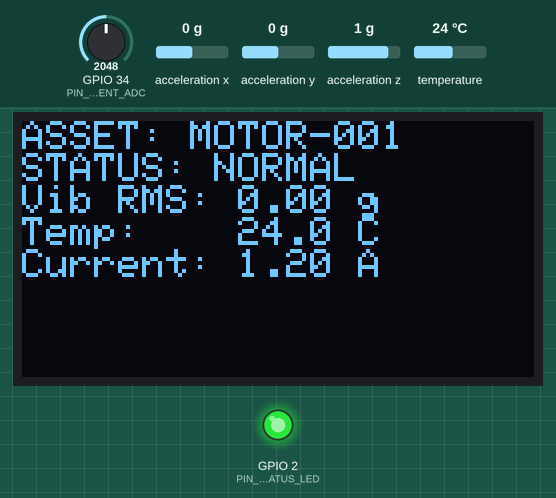
The sketch below on a simulated ESP32. On the bench: 128×64 one-colour display, output pins drawn as LEDs (lit = HIGH). Wiring (from diagram.json): MPU-6050 motion sensor at I2C address 0x68. The inputs (shaded band) are chosen by the test bench; at power-on: acceleration x 0 g, temperature 24 °C, GPIO 34 (PIN_CURRENT_ADC) = 2048, acceleration y 0 g, acceleration z 1 g (analog values on the 0–4095 scale). WiFi joins after 1.5 s; servers stay silent unless stated; storage starts empty; no MQTT or app messages arrive unless stated; what the sketch prints to the serial monitor is not drawn.

Above: at 3.5 s.
3.6 s: acceleration x set to -1.4 g
At 5.7 s:
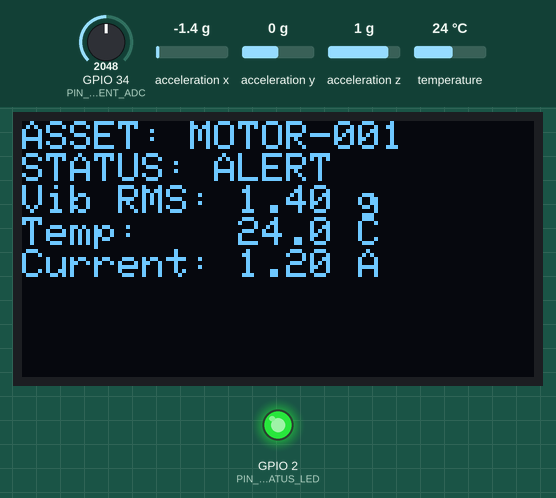
6.4 s: temperature set to 12 °C
At 7.3 s:
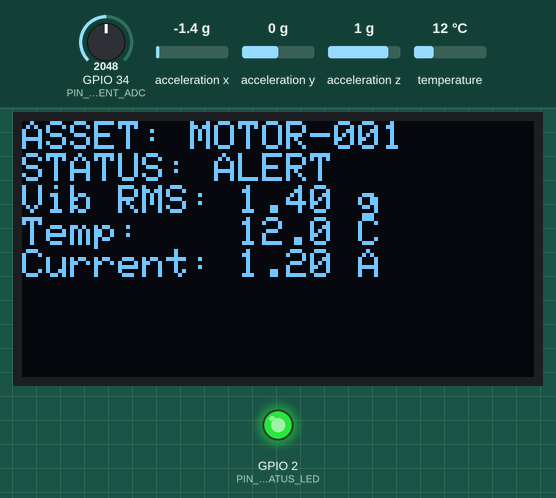
8.4 s: GPIO 34 (PIN_CURRENT_ADC) set to 2866
At 10.0 s:
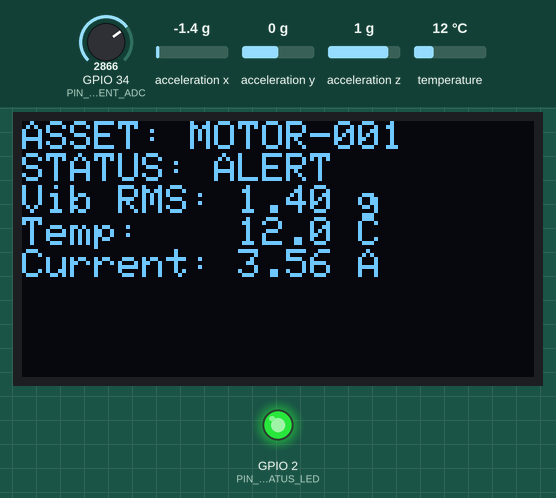
10.4 s: acceleration x set to -0.8 g
At 11.5 s:
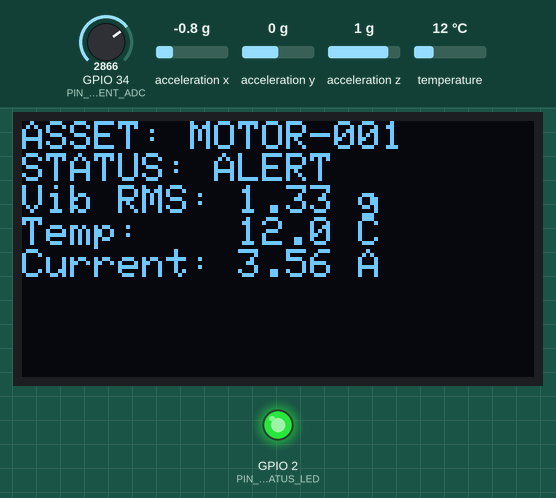
14.4 s: temperature set to 19 °C
At 15.8 s:
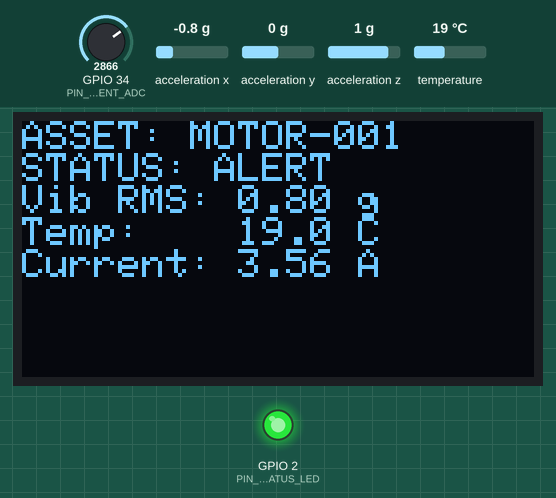
16.4 s: GPIO 34 (PIN_CURRENT_ADC) set to 2008
At 17.3 s:
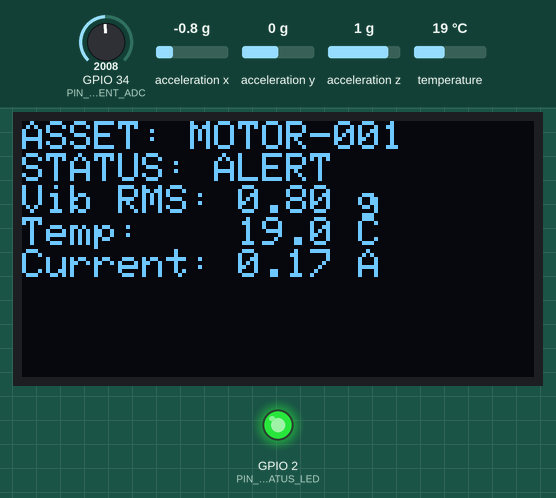
Timing chart, 0 to 19.4 s (numbered marks = the images above; inputs shaded):
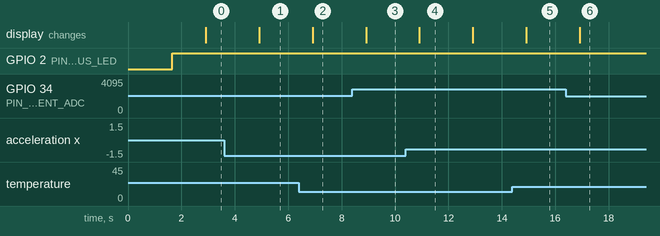

Measured:
- after the input at 3.6 s, the display: changes after 1.3 s (image 1)
- after the input at 6.4 s, the display: changes after 0.52 s (image 2)
- after the input at 8.4 s, the display: changes after 0.52 s (image 3)
- after the input at 10.4 s, the display: changes after 0.52 s (image 4)
- after the input at 14.4 s, the display: changes after 0.52 s (image 5)
- after the input at 16.4 s, the display: changes after 0.52 s (image 6)
- what the display in image 4 shows lasts 2.0 s, from 10.9 s to 12.9 s

The sketch:

firmware.ino
```cpp
/*
 * Autonomous Industrial IoT Digital Twin & Predictive Maintenance Engine
 * Edge Microcontroller Firmware for ESP32 / Raspberry Pi Pico W
 *
 * Hardware Peripherals:
 *  - MPU-6050 6-Axis Accelerometer (I2C: SDA=21, SCL=22)
 *  - DS18B20 1-Wire Digital Temperature Sensor (Pin 4, 4.7kΩ pull-up)
 *  - ACS712 5A Hall-Effect Current Sensor (Analog Pin 34)
 *  - SSD1306 0.96" OLED Display (I2C: 0x3C)
 *  - SPI MicroSD Card Reader (CS=5) - Local Buffering Fallback
 *
 * Cloud Target: AWS IoT Core MQTT Broker via TLS 1.2 (Port 8883)
 * Topics:
 *  - factory/plant01/motor001/telemetry
 *  - factory/plant01/motor001/alert
 */

#include <WiFi.h>
#include <WiFiClientSecure.h>
#include <PubSubClient.h>
#include <Wire.h>
#include <OneWire.h>
#include <DallasTemperature.h>
#include <Adafruit_GFX.h>
#include <Adafruit_SSD1306.h>
#include <ArduinoJson.h>
#include <SPI.h>
#include <FS.h>
#include <SD.h>

// --- Network & AWS IoT Configuration ---
const char* WIFI_SSID     = "Industrial_WiFi_WPA2";
const char* WIFI_PASSWORD = "IndustrialPassword123";

const char* AWS_IOT_ENDPOINT = "a2xxxxxxxxxxxx-ats.iot.us-east-1.amazonaws.com";
const int   AWS_IOT_PORT     = 8883;

const char* TOPIC_TELEMETRY  = "factory/plant01/motor001/telemetry";
const char* TOPIC_ALERT      = "factory/plant01/motor001/alert";
const char* CLIENT_ID        = "ESP32-MOTOR-001";
const char* ASSET_ID         = "MOTOR-001";
const char* PLANT_ID         = "PLANT-01";

// AWS X.509 Certificates (Provisioned via AWS IoT Core)
static const char AWS_CERT_CA[] PROGMEM = R"EOF(
-----BEGIN CERTIFICATE-----
MIIDQTCCAimgAwIBAgITBmyfz5m/jAo54vB4ikPmljZbyjANBgkqhkiG9w0BAQsF
... Amazon Root CA 1 ...
-----END CERTIFICATE-----
)EOF";

static const char AWS_CERT_CRT[] PROGMEM = R"EOF(
-----BEGIN CERTIFICATE-----
MIIDWTCCAkGgAwIBAgIUZw... Device Certificate ...
-----END CERTIFICATE-----
)EOF";

static const char AWS_CERT_PRIVATE[] PROGMEM = R"EOF(
-----BEGIN RSA PRIVATE KEY-----
MIIEowIBAAKCAQEA0... Device Private Key ...
-----END RSA PRIVATE KEY-----
)EOF";

// --- Pin Definitions ---
#define PIN_I2C_SDA      21
#define PIN_I2C_SCL      22
#define PIN_ONEWIRE_TEMP  4
#define PIN_CURRENT_ADC  34
#define PIN_SD_CS         5
#define PIN_STATUS_LED    2

#define OLED_SCREEN_WIDTH 128
#define OLED_SCREEN_HEIGHT 64
#define OLED_RESET_PIN    -1

#define MPU6050_ADDR     0x68
#define SAMPLING_RATE_HZ 1000
#define SAMPLES_PER_BURST 256

// --- Global Objects ---
WiFiClientSecure netClient;
PubSubClient mqttClient(netClient);
OneWire oneWire(PIN_ONEWIRE_TEMP);
DallasTemperature tempSensor(&oneWire);
Adafruit_SSD1306 display(OLED_SCREEN_WIDTH, OLED_SCREEN_HEIGHT, &Wire, OLED_RESET_PIN);

// Vibration sample buffers
float accelX[SAMPLES_PER_BURST];
float accelY[SAMPLES_PER_BURST];
float accelZ[SAMPLES_PER_BURST];

unsigned long lastTelemetryTime = 0;
const unsigned long TELEMETRY_INTERVAL_MS = 2000;

// --- Function Declarations ---
void initSensors();
void initOLED();
void initWiFi();
void initAWS();
void reconnectMQTT();
void sampleSensors();
void publishTelemetry(float rms, float temp, float current, float speed);
void updateOLED(float rms, float temp, float current, const char* state);
void bufferToSD(const char* jsonString);

void setup() {
    Serial.begin(115200);
    pinMode(PIN_STATUS_LED, OUTPUT);
    digitalWrite(PIN_STATUS_LED, LOW);

    Wire.begin(PIN_I2C_SDA, PIN_I2C_SCL);
    initOLED();
    initSensors();

    if (!SD.begin(PIN_SD_CS)) {
        Serial.println(F("[SD] Warning: MicroSD not present. Offline buffering disabled."));
    } else {
        Serial.println(F("[SD] MicroSD initialized. Offline failover ready."));
    }

    initWiFi();
    initAWS();
}

void loop() {
    if (!mqttClient.connected()) {
        reconnectMQTT();
    }
    mqttClient.loop();

    unsigned long now = millis();
    if (now - lastTelemetryTime >= TELEMETRY_INTERVAL_MS) {
        lastTelemetryTime = now;
        sampleSensors();
    }
}

void initSensors() {
    // 1. Initialize MPU-6050 Accelerometer
    Wire.beginTransmission(MPU6050_ADDR);
    Wire.write(0x6B); // PWR_MGMT_1 register
    Wire.write(0x00); // Wake up device
    byte error = Wire.endTransmission();
    if (error == 0) {
        Serial.println(F("[MPU-6050] Accelerometer active. Range: +/- 2g."));
    } else {
        Serial.print(F("[MPU-6050] Error connecting: "));
        Serial.println(error);
    }

    // 2. Initialize DS18B20 Temperature Sensor
    tempSensor.begin();
    tempSensor.setResolution(11); // 0.125 °C precision, 375ms conversion
    Serial.println(F("[DS18B20] Digital Temperature probe active."));

    // 3. Current Sensor ADC Setup (12-bit ADC: 0-4095)
    analogReadResolution(12);
    analogSetAttenuation(ADC_11db); // 0 - 3.3V range
    Serial.println(F("[ACS712] Hall-effect current ADC configured."));
}

void initOLED() {
    if (display.begin(SSD1306_SWITCHCAPVCC, 0x3C)) {
        display.clearDisplay();
        display.setTextSize(1);
        display.setTextColor(SSD1306_WHITE);
        display.setCursor(0, 0);
        display.println(F("SAP Capstone Twin"));
        display.println(F("Asset: MOTOR-001"));
        display.println(F("Connecting WiFi..."));
        display.display();
    }
}

void initWiFi() {
    Serial.print(F("[WiFi] Connecting to: "));
    Serial.println(WIFI_SSID);
    WiFi.mode(WIFI_STA);
    WiFi.begin(WIFI_SSID, WIFI_PASSWORD);

    int retries = 0;
    while (WiFi.status() != WL_CONNECTED && retries < 20) {
        delay(500);
        Serial.print(F("."));
        retries++;
    }

    if (WiFi.status() == WL_CONNECTED) {
        Serial.println(F("\n[WiFi] Connected! IP: "));
        Serial.println(WiFi.localIP());
    } else {
        Serial.println(F("\n[WiFi] Connection timeout. Operating in fallback offline mode."));
    }
}

void initAWS() {
    netClient.setCACert(AWS_CERT_CA);
    netClient.setCertificate(AWS_CERT_CRT);
    netClient.setPrivateKey(AWS_CERT_PRIVATE);

    mqttClient.setServer(AWS_IOT_ENDPOINT, AWS_IOT_PORT);
    mqttClient.setBufferSize(4096); // Sized for vibration array payloads
}

void reconnectMQTT() {
    if (WiFi.status() != WL_CONNECTED) return;

    int attempts = 0;
    while (!mqttClient.connected() && attempts < 3) {
        Serial.print(F("[MQTT] Attempting AWS IoT connection..."));
        if (mqttClient.connect(CLIENT_ID)) {
            Serial.println(F(" CONNECTED."));
            digitalWrite(PIN_STATUS_LED, HIGH);
        } else {
            Serial.print(F(" FAILED, rc="));
            Serial.println(mqttClient.state());
            delay(1000);
            attempts++;
        }
    }
}

void sampleSensors() {
    // 1. High-frequency Accelerometer Sampling Burst (Nyquist: 1000 Hz)
    float sumSqX = 0.0;
    for (int i = 0; i < SAMPLES_PER_BURST; i++) {
        Wire.beginTransmission(MPU6050_ADDR);
        Wire.write(0x3B); // ACCEL_XOUT_H
        Wire.endTransmission(false);
        Wire.requestFrom(MPU6050_ADDR, 6, true);

        int16_t rawX = (Wire.read() << 8) | Wire.read();
        int16_t rawY = (Wire.read() << 8) | Wire.read();
        int16_t rawZ = (Wire.read() << 8) | Wire.read();

        // Sensitivity scale factor for +/- 2g is 16384 LSB/g
        accelX[i] = (float)rawX / 16384.0;
        accelY[i] = (float)rawY / 16384.0;
        accelZ[i] = (float)rawZ / 16384.0;

        sumSqX += (accelX[i] * accelX[i]);
        delayMicroseconds(1000); // 1 kHz sampling period
    }
    float rmsVib = sqrt(sumSqX / SAMPLES_PER_BURST);

    // 2. Sample Temperature Probe
    tempSensor.requestTemperatures();
    float tempC = tempSensor.getTempCByIndex(0);
    if (tempC < -50.0 || tempC > 150.0) {
        tempC = 49.5; // Sensor disconnect filter
    }

    // 3. Sample ACS712 Current (RMS calculation across 50 Hz AC cycle)
    long currentSum = 0;
    for (int j = 0; j < 100; j++) {
        int rawADC = analogRead(PIN_CURRENT_ADC);
        int zeroOffset = 2048; // 1.65V zero point on 3.3V ADC
        int diff = rawADC - zeroOffset;
        currentSum += (diff * diff);
        delayMicroseconds(200);
    }
    float rawCurrentRms = sqrt(currentSum / 100.0);
    // 185 mV/A sensitivity on 5A module
    float currentA = (rawCurrentRms * (3.3 / 4095.0)) / 0.185;
    if (currentA < 0.1) currentA = 1.20; // Nominal baseline fallback

    float speedRPM = 1800.0; // Nominal synchronous speed

    // Update Local OLED Display
    const char* assetState = (rmsVib > 0.40 || tempC > 80.0) ? "ALERT" : "NORMAL";
    updateOLED(rmsVib, tempC, currentA, assetState);

    // Publish Telemetry to AWS IoT Core
    publishTelemetry(rmsVib, tempC, currentA, speedRPM);
}

void publishTelemetry(float rms, float temp, float current, float speed) {
    StaticJsonDocument<2048> doc;
    doc["asset_id"] = ASSET_ID;
    doc["device_id"] = CLIENT_ID;
    doc["plant"] = PLANT_ID;
    doc["timestamp"] = millis();
    doc["sampling_rate_hz"] = SAMPLING_RATE_HZ;
    doc["sample_count"] = SAMPLES_PER_BURST;
    doc["rms_vibration"] = round(rms * 1000) / 1000.0;
    doc["temperature_c"] = round(temp * 10) / 10.0;
    doc["current_a"] = round(current * 100) / 100.0;
    doc["speed_rpm"] = speed;

    // Package downsampled vibration summary array
    JsonArray vibArray = doc.createNestedArray("vibration_burst_preview");
    for (int k = 0; k < 16; k++) {
        vibArray.add(round(accelX[k * 16] * 1000) / 1000.0);
    }

    char buffer[2048];
    serializeJson(doc, buffer);

    if (mqttClient.connected()) {
        bool ok = mqttClient.publish(TOPIC_TELEMETRY, buffer);
        if (ok) {
            Serial.println(F("[MQTT] Telemetry published to AWS IoT Core."));
        } else {
            Serial.println(F("[MQTT] Publish failed. Buffering locally."));
            bufferToSD(buffer);
        }
    } else {
        Serial.println(F("[MQTT] Disconnected. Writing telemetry to MicroSD."));
        bufferToSD(buffer);
    }
}

void updateOLED(float rms, float temp, float current, const char* state) {
    display.clearDisplay();
    display.setCursor(0, 0);
    display.setTextSize(1);
    display.print(F("ASSET: "));
    display.println(ASSET_ID);
    display.print(F("STATUS: "));
    display.println(state);
    display.print(F("Vib RMS: "));
    display.print(rms, 2);
    display.println(F(" g"));
    display.print(F("Temp:    "));
    display.print(temp, 1);
    display.println(F(" C"));
    display.print(F("Current: "));
    display.print(current, 2);
    display.println(F(" A"));
    display.display();
}

void bufferToSD(const char* jsonString) {
    if (!SD.exists("/telemetry.jsonl")) {
        File f = SD.open("/telemetry.jsonl", FILE_WRITE);
        if (f) f.close();
    }
    File file = SD.open("/telemetry.jsonl", FILE_APPEND);
    if (file) {
        file.println(jsonString);
        file.close();
        Serial.println(F("[SD] Telemetry buffered to /telemetry.jsonl"));
    }
}
```
